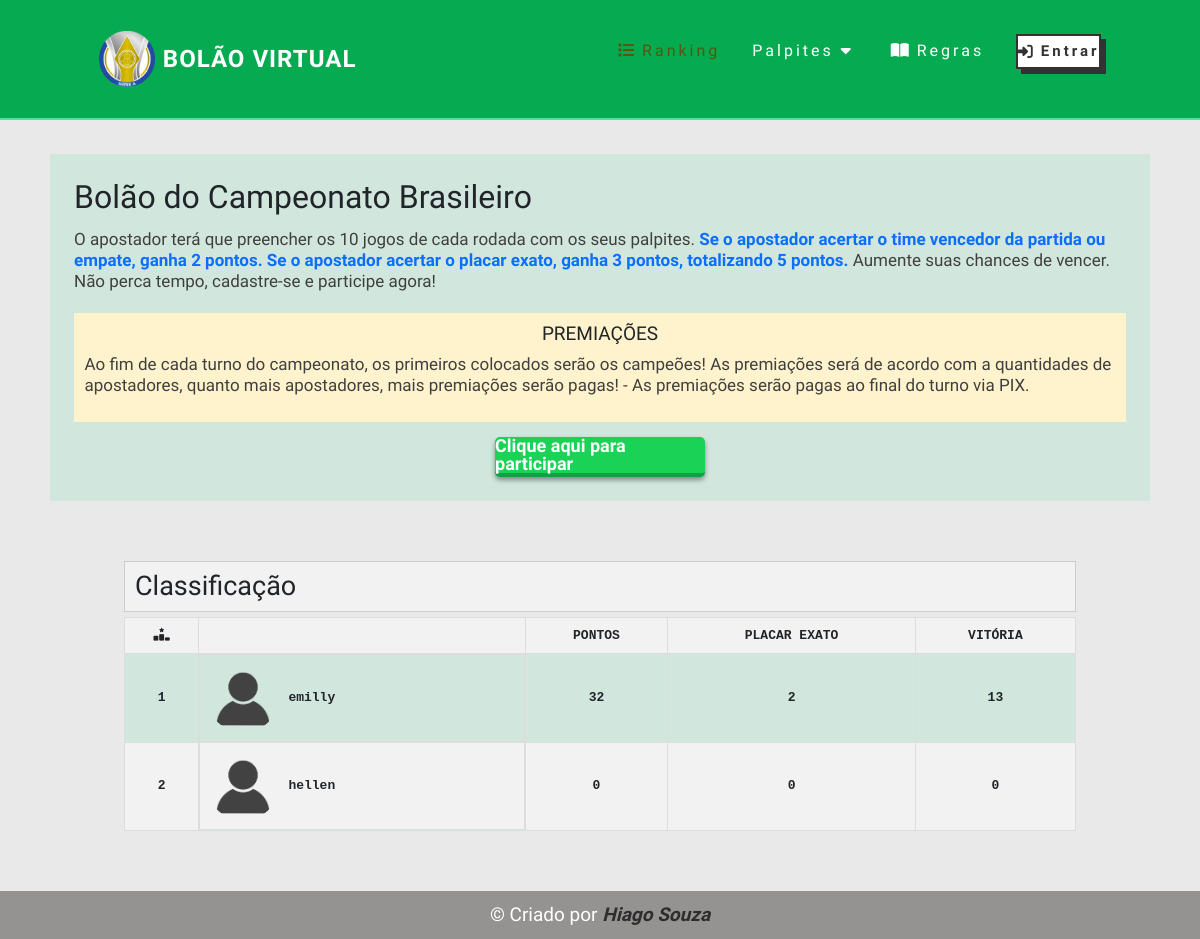
The app's page /, older data.
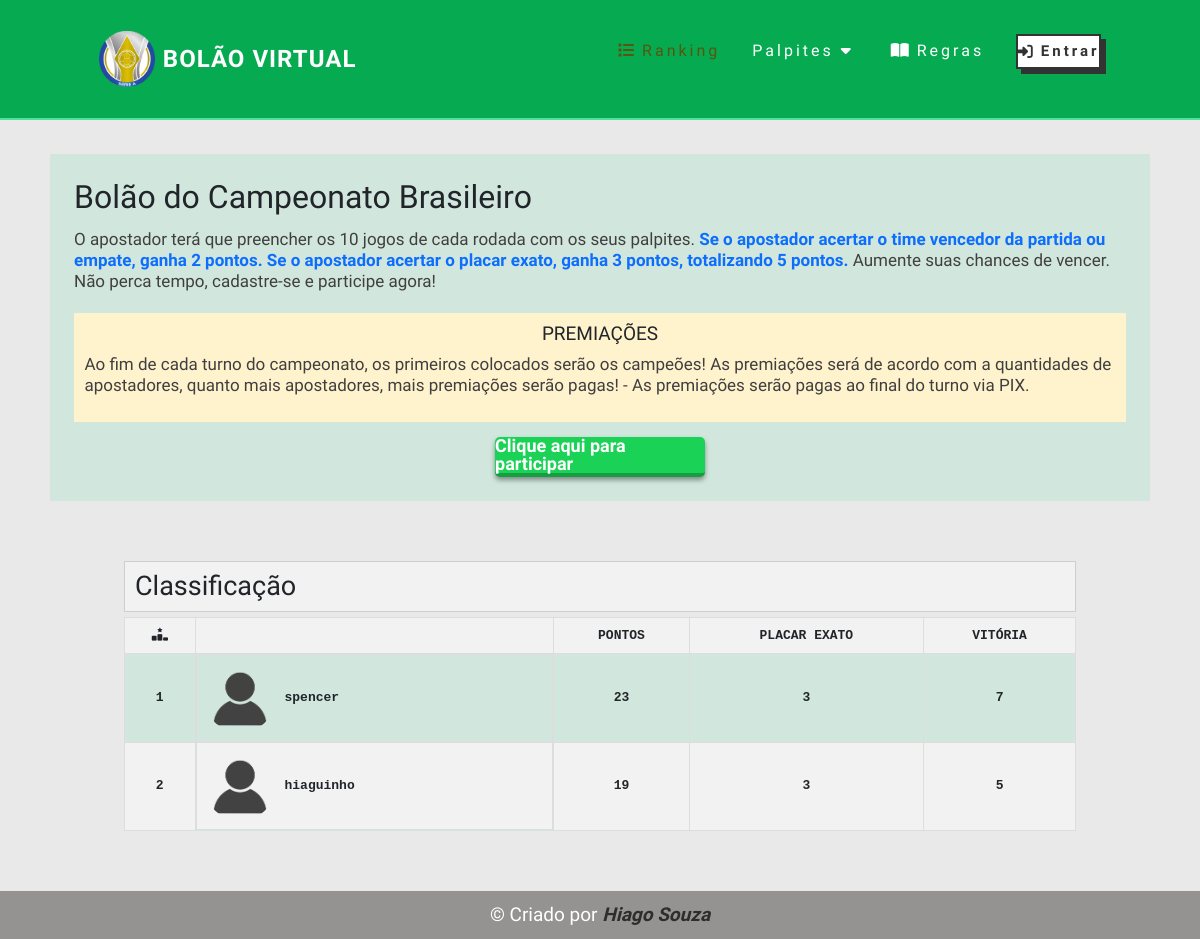
The same page, newer data.
### bolao/models.py (models this page shows, shortened)
class Classificacao(models.Model):
    usuario = models.OneToOneField(Usuario, null=True, blank=True, on_delete=models.CASCADE)
    pontos = models.IntegerField(default=0)
    placar_exato = models.IntegerField(default=0)
    vitorias = models.IntegerField(default=0)
    empates = models.IntegerField(default=0)

class Usuario(models.Model):
    nome = models.CharField(max_length=200, null=True, blank=True)
    usuario = models.OneToOneField(User, null=True, blank=True, on_delete=models.CASCADE)
    email = models.CharField(max_length=200, null=True, blank=True, unique=True)
    whatsapp = models.CharField(max_length=200, null=True, blank=True, unique=True)
    pagamento = models.BooleanField(default=False)
    imagem = models.ImageField(upload_to='imagens', default='imagens/perfil-null.png')
    avatar = models.ImageField(upload_to='thumb_img', default='imagens/perfil-null.png')

### bolao/views.py (the view)
# urls.py: path('', homepage, name='homepage'),
def homepage(request):
    if request.user.is_authenticated:
        user = request.user
        usuarios = Classificacao.objects.filter(usuario__pagamento=True).order_by('-pontos', '-placar_exato', '-vitorias', '-empates')
        context = {'usuarios':usuarios}
        return render(request, 'index.html',context)
    else:
        user = request.user
        usuarios = Classificacao.objects.filter(usuario__pagamento=True).order_by('-pontos', '-placar_exato', '-vitorias', '-empates')
        context = {'usuarios':usuarios}
        return render(request, 'index.html',context)

### bolao/templates/index.html (shortened to what this page needs)
{% extends 'auxiliar/base.html' %} {% load static %} {% block title %} Bolão | Ranking {% endblock%} {% block body %}
<section class="informacao">
    <div class="container__info">
        <h2 class="title">Bolão do Campeonato Brasileiro</h2>
        <p>O apostador terá que preencher os 10 jogos de cada rodada
            com os seus palpites.<b class="text-primary">
                Se o apostador acertar o time vencedor da partida ou empate, ganha
                2 pontos. Se o apostador acertar o placar exato, ganha 3
                pontos, totalizando 5 pontos.</b>
            Aumente suas chances de vencer. Não perca tempo, cadastre-se e
            participe agora!</p>
        <div class="premiacoes">
            <h4>PREMIAÇÕES</h4>
            <p>
                Ao fim de cada turno do campeonato, os primeiros colocados serão os campeões!
                As premiações será de acordo com a quantidades de apostadores, quanto mais apostadores, mais
                premiações serão pagas!
                - As premiações serão pagas ao final do turno via PIX.
            </p>
        </div>
        {% if user.is_authenticated %}
        <div class="inscricao">
            <a href="{% url 'palpites' %}">Criar palpites</a>
        </div>
        {% else %}
        <div class="inscricao">
            <a href="{% url 'cadastro' %}">Clique aqui para participar</a>
        </div>
        {% endif %}
    </div>
</section>
<section class="container">
    <h2>Classificação</h2>
    <div class="tabela">
        <table>
            <thead>
                <tr>
                    <th><i class="fa-solid fa-ranking-star"></i></th>
                    <th></th>
                    <th>PONTOS</th>
                    <th>PLACAR EXATO</th>
                    <th>VITÓRIA</th>
                </tr>
            </thead>
            <tbody>
                {% for usuario in usuarios %}
                <tr>
                    <td>{{ forloop.counter }}</td>
                    <td class="usuario">
                        <img src="{{ usuario.usuario.avatar.url }}" alt="{{ usuario.usuario.nome }}" class="escudo">
                        {{ usuario.usuario.nome}}
                    </td>
                    <td>{{ usuario.pontos }}</td>
                    <td>{{ usuario.placar_exato }}</td>
                    <td>{{ usuario.vitorias }}</td>
                </tr>
                {% endfor %}
            </tbody>
        </table>
    </div>
</section>
{% endblock %}

Row changes from the older to the newer data that the page shows:
no longer on this page (row edited): Classificacao: usuario.avatar (picture), usuario.nome "emilly", pontos "32", placar_exato "2", vitorias "13"
no longer on this page (row unchanged): Classificacao: usuario.avatar (picture), usuario.nome "hellen", pontos "0", placar_exato "0", vitorias "0"
now on this page (row edited): Classificacao: usuario.avatar (picture), usuario.nome "spencer", pontos "23", placar_exato "3", vitorias "7"
now on this page (row edited): Classificacao: usuario.avatar (picture), usuario.nome "hiaguinho", pontos "19", placar_exato "3", vitorias "5"
